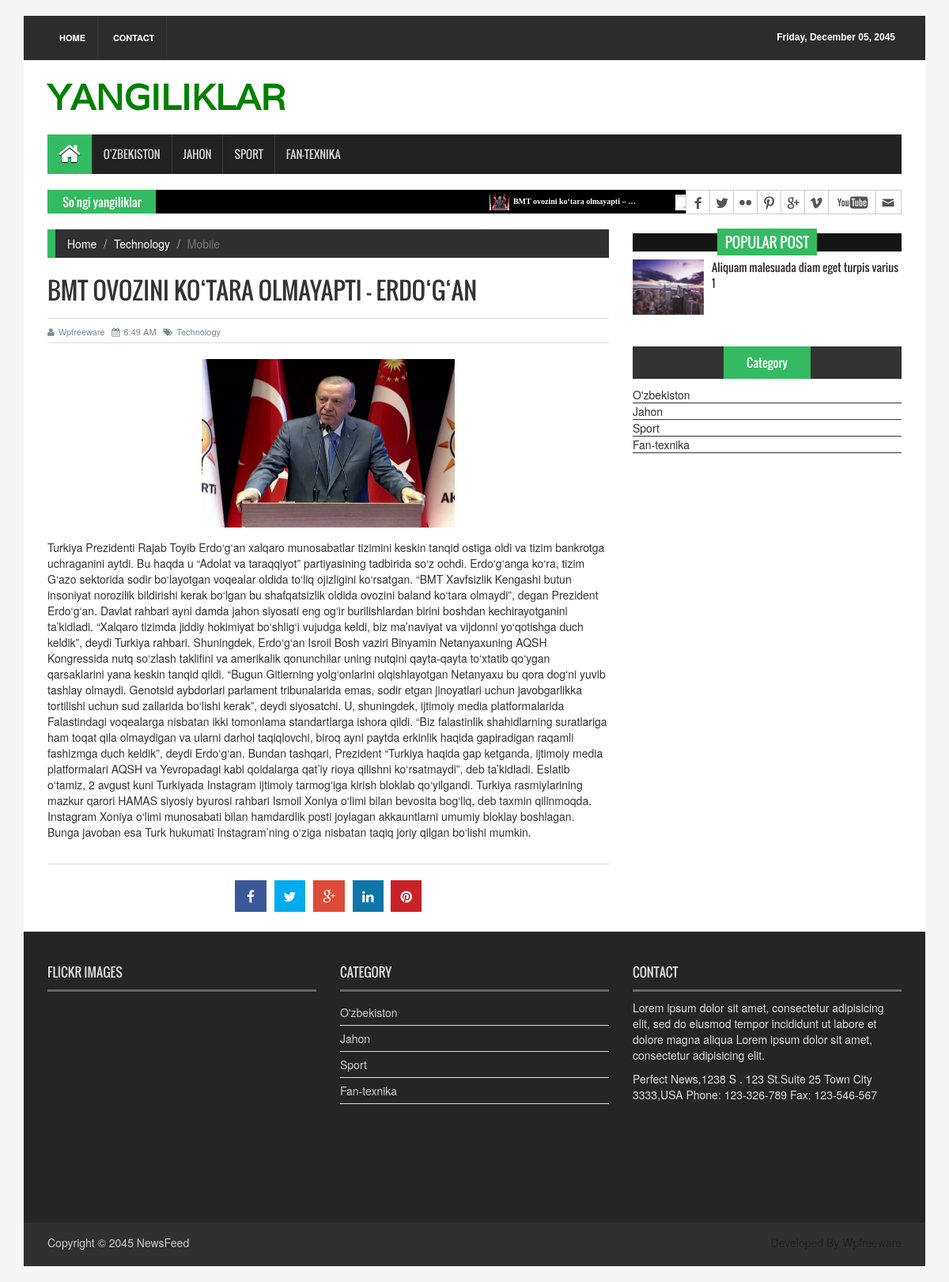
The page /news-detail/20/ on the database its author committed.
### news/models.py (models this page shows, shortened)
class CategoryModel(models.Model):
    name = models.CharField(max_length=50, verbose_name='Kategoriya nomi')
    class Meta:
        db_table = 'Categorys'
        managed = True
        verbose_name = 'Kategoriyalar'
        verbose_name_plural = 'Kategoriyalar'

class NewsModel(models.Model):
    class Status(models.TextChoices):
        Deactive = 'Faol emas', 'Faol emas'
        Active = 'Faol', 'Faol'
    title = models.CharField(max_length=250, verbose_name='Yangilik nomi')
    body = models.TextField(verbose_name="Yangilik haqida ma'lumotlar")
    image = models.ImageField(upload_to='news/images', verbose_name='Rasmi')
    category = models.ForeignKey(CategoryModel,
                                 on_delete=models.CASCADE,
                                 verbose_name='Kategoriyasi'
                                 )
    publish_time = models.DateTimeField(default=timezone.now, verbose_name='Yangilik yaratilgan vaqqt')
    created_time = models.DateTimeField(auto_now_add=True)
    updeted_time = models.DateTimeField(auto_now=True)
    status = models.CharField(max_length=50,
                              choices=Status.choices,
                              default=Status.Deactive,
                              verbose_name='Holati'
                              )
    objects = models.Manager()
    manager = ActivedManager()
    class Meta:
        ordering = ['-publish_time']
        db_table = 'News'
        managed = True
        verbose_name = 'Yangiliklar'
        verbose_name_plural = 'Yangiliklar'

### news/views.py (the view)
# urls.py: path('news-detail/<int:pk>/', view=NewsDetailView.as_view(), name='news_detail_page'),
class NewsDetailView(View):
     def get(self, request, pk):
          news_detail = NewsModel.objects.get(pk=pk)
          category_list = CategoryModel.objects.all()
          all_news_list = NewsModel.manager.all().order_by('-publish_time')[:9]
          context = {
               'category_list' : category_list,
               'news_detail' : news_detail,
               'all_news_list' : all_news_list
          }
          return render(request=request, template_name='news/news_detail.html', context=context)

### news/context_processor.py (called while the page is built)
def UniverCategory(self,):
    category_list = CategoryModel.objects.all()
    context = {
        'category_list' : category_list,
    }
    return context

### news/models.py (called while the page is built)
    def get_queryset(self):
        return super().get_queryset().filter(status='Faol')

### templates/news/news_detail.html (shortened to what this page needs)
{% extends "news/base.html" %}
{% load static %}
{% block category %}
<section id="navArea">
  <nav class="navbar navbar-inverse" role="navigation">
    <div id="navbar" class="navbar-collapse collapse">
      <ul class="nav navbar-nav main_nav">
        <li class="active"><a href="index.html"><span class="fa fa-home desktop-home"></span><span class="mobile-show">Home</span></a></li>
        {% for category in category_list %}
          <li><a href="{% url 'category_detail_page' category.pk %}">{{category.name}}</a></li>
        {% endfor %}
      </ul>
    </div>
  </nav>
</section>
{% endblock category %}
{% block content %}
  <section id="contentSection">
    <div class="row">
      <div class="col-lg-8 col-md-8 col-sm-8">
        <div class="left_content">
          <div class="single_page">
            <ol class="breadcrumb">
              <li><a href="../index.html">Home</a></li>
              <li><a href="#">Technology</a></li>
              <li class="active">Mobile</li>
            </ol>
            <h1>{{news_detail.title}}</h1>
            <div class="post_commentbox"> <a href="#"><i class="fa fa-user"></i>Wpfreeware</a> <span><i class="fa fa-calendar"></i>6:49 AM</span> <a href="#"><i class="fa fa-tags"></i>Technology</a> </div>
            <div class="single_page_content"> <img class="img-center" src="{{news_detail.image.url}}" alt="">
              <p>{{news_detail.body}}</p>
            </div>
            <div class="social_link">
              <ul class="sociallink_nav">
                <li><a href="#"><i class="fa fa-facebook"></i></a></li>
                <li><a href="#"><i class="fa fa-twitter"></i></a></li>
                <li><a href="#"><i class="fa fa-google-plus"></i></a></li>
                <li><a href="#"><i class="fa fa-linkedin"></i></a></li>
                <li><a href="#"><i class="fa fa-pinterest"></i></a></li>
              </ul>
          </div>
        </div>
      </div>
    </div>
{% endblock content %}
{% block content3 %}
  {% for news in all_news_list %}
    <li><a href="{% url 'news_detail_page' news.pk %}"> <img src="{{news.image.url}}" alt="">{{news.title | truncatewords:5}}</a></li>
  {% endfor %}
{% endblock content3 %}
{% block content2 %}
      <div class="col-lg-4 col-md-4 col-sm-4">
        <aside class="right_content">
          <div class="single_sidebar">
            <h2><span>Popular Post</span></h2>
            <ul class="spost_nav">
              <li>
                <div class="media wow fadeInDown"> <a href="pages/single_page.html" class="media-left"> <img alt="" src="{% static 'images/post_img1.jpg' %}"> </a>
                  <div class="media-body"> <a href="pages/single_page.html" class="catg_title"> Aliquam malesuada diam eget turpis varius 1</a> </div>
                </div>
              </li>
            </ul>
          </div>
          <div class="single_sidebar">
            <ul class="nav nav-tabs" role="tablist">
              <li role="presentation" class="active"><a href="#category" aria-controls="home" role="tab" data-toggle="tab">Category</a></li>
            </ul>
            <div class="tab-content">
              <div role="tabpanel" class="tab-pane active" id="category">
                <ul>
                  {% for category in category_list %}
                    <li><a href="{% url 'category_detail_page' category.pk %}">{{category.name}}</a></li>
                  {% endfor %}
                </ul>
              </div>
            </div>
          </div>
        </aside>
      </div>
    </div>
  </section>
{% endblock content2 %}

### templates/news/base.html (shortened to what this page needs)
<!DOCTYPE html>
{% load static %}
<html>
<head>
<link rel="stylesheet" type="text/css" href="{% static 'css/bootstrap.min.css' %}">
<link rel="stylesheet" type="text/css" href="{% static 'css/font-awesome.min.css' %}">
<link rel="stylesheet" type="text/css" href="{% static 'css/animate.css' %}">
<link rel="stylesheet" type="text/css" href="{% static 'css/font.css' %}">
<link rel="stylesheet" type="text/css" href="{% static 'css/li-scroller.css' %}">
<link rel="stylesheet" type="text/css" href="{% static 'css/slick.css' %}">
<link rel="stylesheet" type="text/css" href="{% static 'css/jquery.fancybox.css' %}">
<link rel="stylesheet" type="text/css" href="{% static 'css/theme.css' %}">
<link rel="stylesheet" type="text/css" href="{% static 'css/style.css' %}">
</head>
<body>
<div class="container">
  <header id="header">
    <div class="row">
      <div class="col-lg-12 col-md-12 col-sm-12">
        <div class="header_top">
          <div class="header_top_left">
            <ul class="top_nav">
              <li><a href="{% url 'home_page' %}">Home</a></li>
              <li><a href="{% url 'contact_page' %}">Contact</a></li>
            </ul>
          </div>
          <div class="header_top_right">
            <p>Friday, December 05, 2045</p>
          </div>
        </div>
      </div>
      <div class="col-lg-12 col-md-12 col-sm-12">
        <div class="header_bottom">
          <div class="logo_area"><a href="{% url 'home_page' %}" class="logo" style="color: green;" >YANGILIKLAR</a></div>
        </div>
      </div>
    </div>
  </header>
{% block category %}
{% endblock category %}
  <section id="newsSection">
    <div class="row">
      <div class="col-lg-12 col-md-12">
        <div class="latest_newsarea"> <span>So'ngi yangiliklar</span>
          <ul id="ticker01" class="news_sticker">
            {% block content3 %}{% endblock content3 %}
          </ul>
          <div class="social_area">
            <ul class="social_nav">
              <li class="facebook"><a href="#"></a></li>
              <li class="twitter"><a href="#"></a></li>
              <li class="flickr"><a href="#"></a></li>
              <li class="pinterest"><a href="#"></a></li>
              <li class="googleplus"><a href="#"></a></li>
              <li class="vimeo"><a href="#"></a></li>
              <li class="youtube"><a href="#"></a></li>
              <li class="mail"><a href="#"></a></li>
            </ul>
          </div>
        </div>
      </div>
    </div>
  </section>
{% block content %}
{% endblock content %}
{% block content2 %}
{% endblock content2 %}
  <footer id="footer">
    <div class="footer_top">
      <div class="row">
        <div class="col-lg-4 col-md-4 col-sm-4">
          <div class="footer_widget wow fadeInLeftBig">
            <h2>Flickr Images</h2>
          </div>
        </div>
        <div class="col-lg-4 col-md-4 col-sm-4">
          <div class="footer_widget wow fadeInDown">
            <h2>Category</h2>
            <ul class="tag_nav">
              {% for category in category_list %}
                <li><a href="{% url 'category_detail_page' category.pk %}">{{category.name}}</a></li>
              {% endfor %}
            </ul>
          </div>
        </div>
        <div class="col-lg-4 col-md-4 col-sm-4">
          <div class="footer_widget wow fadeInRightBig">
            <h2>Contact</h2>
            <p>Lorem ipsum dolor sit amet, consectetur adipisicing elit, sed do eiusmod tempor incididunt ut labore et dolore magna aliqua Lorem ipsum dolor sit amet, consectetur adipisicing elit.</p>
            <address>
            Perfect News,1238 S . 123 St.Suite 25 Town City 3333,USA Phone: 123-326-789 Fax: 123-546-567
            </address>
          </div>
        </div>
      </div>
    </div>
    <div class="footer_bottom">
      <p class="copyright">Copyright &copy; 2045 <a href="index.html">NewsFeed</a></p>
      <p class="developer">Developed By Wpfreeware</p>
    </div>
  </footer>
</div>
</body>
</html>

### static/css/li-scroller.css (style rules this page uses)
ul.newsticker { position:relative; left:750px; font:bold 10px Verdana; list-style-type:none; margin:0; padding:0 }
ul.newsticker li { float:left; margin:0; padding:0 }
ul.newsticker a { white-space:nowrap; padding:0; color:#fff; margin:0 50px 0 0 }
ul.newsticker a > img { height:20px; margin-right:5px; width:25px }

### static/css/theme.css (style rules this page uses)
.navbar-inverse .navbar-nav > .active > a, .navbar-inverse .navbar-nav > .active > a:hover, .navbar-inverse .navbar-nav > .active > a:focus { background-color:#34bb61 }
.latest_newsarea span { background:none repeat scroll 0 0 #34bb61 }
.single_sidebar > h2 span { background:none repeat scroll 0 0 #34bb61 }
.nav-tabs > li.active > a, .nav-tabs > li.active > a:hover, .nav-tabs > li.active > a:focus { background-color:#34bb61 }
.breadcrumb { border-left:10px solid #34bb61 }

### rows shown on the page
CategoryModel: name "O'ZBEKISTON", name "O'zbekiston"
CategoryModel: name "JAHON", name "Jahon"
CategoryModel: name "SPORT", name "Sport"
CategoryModel: name "FAN-TEXNIKA", name "Fan-texnika"
NewsModel: image (picture), title "BMT ovozini ko‘tara olmayapti – …", title "BMT OVOZINI KO‘TARA OLMAYAPTI – ERDO‘G‘AN", body "Turkiya Prezidenti Rajab Toyib Erdo‘g‘an xalqaro munosabatlar tizimini keskin tanqid ostiga oldi va tizim bankrotga uchraganini aytdi. Bu haqda u “Adolat va taraqqiyot” partiyasining tadbirida so‘z ochdi. Erdo‘g‘anga ko‘ra, tizim G‘azo sektorida sodir bo‘layotgan voqealar oldida to‘liq ojizligini ko‘rsatgan. “BMT Xavfsizlik Kengashi butun insoniyat norozilik bildirishi kerak bo‘lgan bu shafqatsizlik oldida ovozini baland ko‘tara olmaydi”, degan Prezident Erdo‘g‘an. Davlat rahbari ayni damda jahon siyosati eng og‘ir burilishlardan birini boshdan kechirayotganini ta’kidladi. “Xalqaro tizimda jiddiy hokimiyat bo‘shlig‘i vujudga keldi, biz ma’naviyat va vijdonni yo‘qotishga duch keldik”, deydi…"
